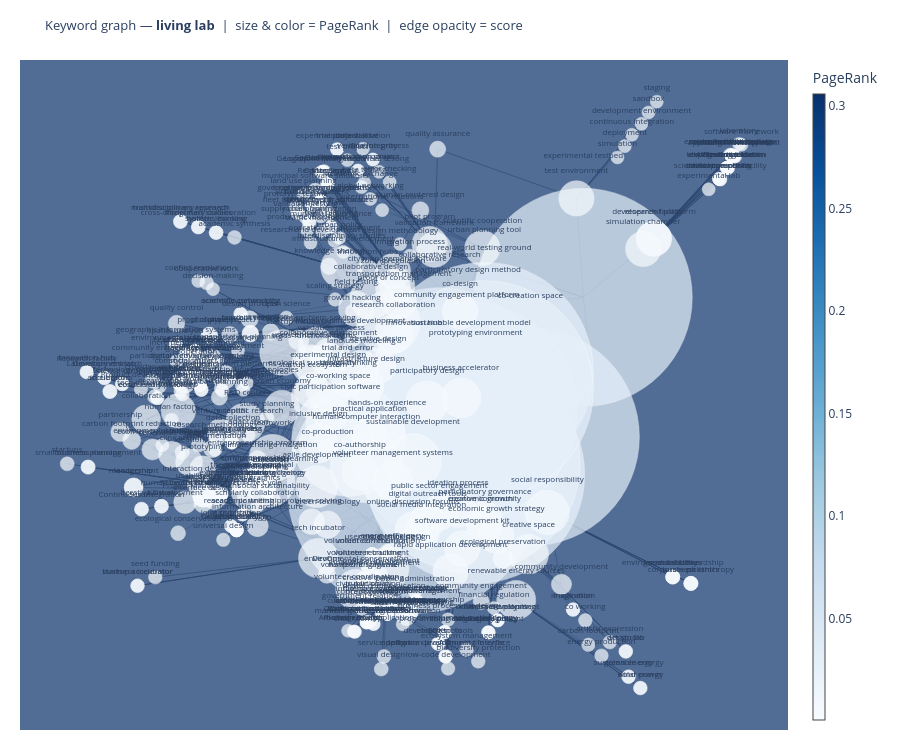

Here is the notebook cell this chart was saved with:
### Code cell
import networkx as nx
import plotly.graph_objects as go

# ── 1. PageRank ──────────────────────────────────────────────────────────────
personalization = {n: (1 if n == ROOT_TOPIC else 0) for n in G.nodes()}
ppr = nx.pagerank(G, alpha=0.85, personalization=personalization, weight="score")

# ── 2. Layout ────────────────────────────────────────────────────────────────
pos = nx.kamada_kawai_layout(G, weight="weight")

# ── 3. Edge traces (opacity = normalised weight) ─────────────────────────────
all_weights = [d["weight"] for _, _, d in G.edges(data=True)]
w_min, w_max = min(all_weights), max(all_weights)

edge_traces = []
for u, v, data in G.edges(data=True):
    x0, y0 = pos[u]
    x1, y1 = pos[v]
    opacity = 0.1 + 0.6 * (data["weight"] - w_min) / max(w_max - w_min, 1)
    edge_traces.append(go.Scatter(
        x=[x0, x1, None], y=[y0, y1, None],
        mode="lines",
        line=dict(width=1, color=f"rgba(120,120,120,{opacity:.2f})"),
        hoverinfo="none",
        showlegend=False,
    ))

# ── 4. Node trace ────────────────────────────────────────────────────────────
nodes  = list(G.nodes())
xs     = [pos[n][0] for n in nodes]
ys     = [pos[n][1] for n in nodes]
sizes  = [10 + ppr[n] * 8000 for n in nodes]
labels = [
    f"<b>{n}</b><br>PPR: {ppr[n]:.4f}<br>Score: {df[df['kwrd']==n]['score'].max()}<br>Level: {df[df['kwrd']==n]['lvl'].min()}"
    for n in nodes
]

node_trace = go.Scatter(
    x=xs, y=ys,
    mode="markers+text",
    text=nodes,
    textposition="top center",
    textfont=dict(size=8),
    hovertext=labels,
    hoverinfo="text",
    showlegend=False,
    marker=dict(
        size=sizes,
        color=[ppr[n] for n in nodes],   # continuous color scale = PageRank
        colorscale="Blues",
        showscale=True,
        colorbar=dict(title="PageRank", thickness=12),
        line=dict(width=0.5, color="white"),
        sizemode="diameter",
    ),
)

# ── 5. Figure ────────────────────────────────────────────────────────────────
fig = go.Figure(
    data=edge_traces + [node_trace],
    layout=go.Layout(
        title=dict(
            text=f"Keyword graph — <b>{ROOT_TOPIC}</b>  |  size & color = PageRank  |  edge opacity = score",
            font=dict(size=13),
        ),
        hovermode="closest",
        xaxis=dict(showgrid=False, zeroline=False, showticklabels=False),
        yaxis=dict(showgrid=False, zeroline=False, showticklabels=False),
        height=750,
        plot_bgcolor="white",
        paper_bgcolor="white",
        margin=dict(l=20, r=20, t=60, b=20),
    )
)

fig.show()
